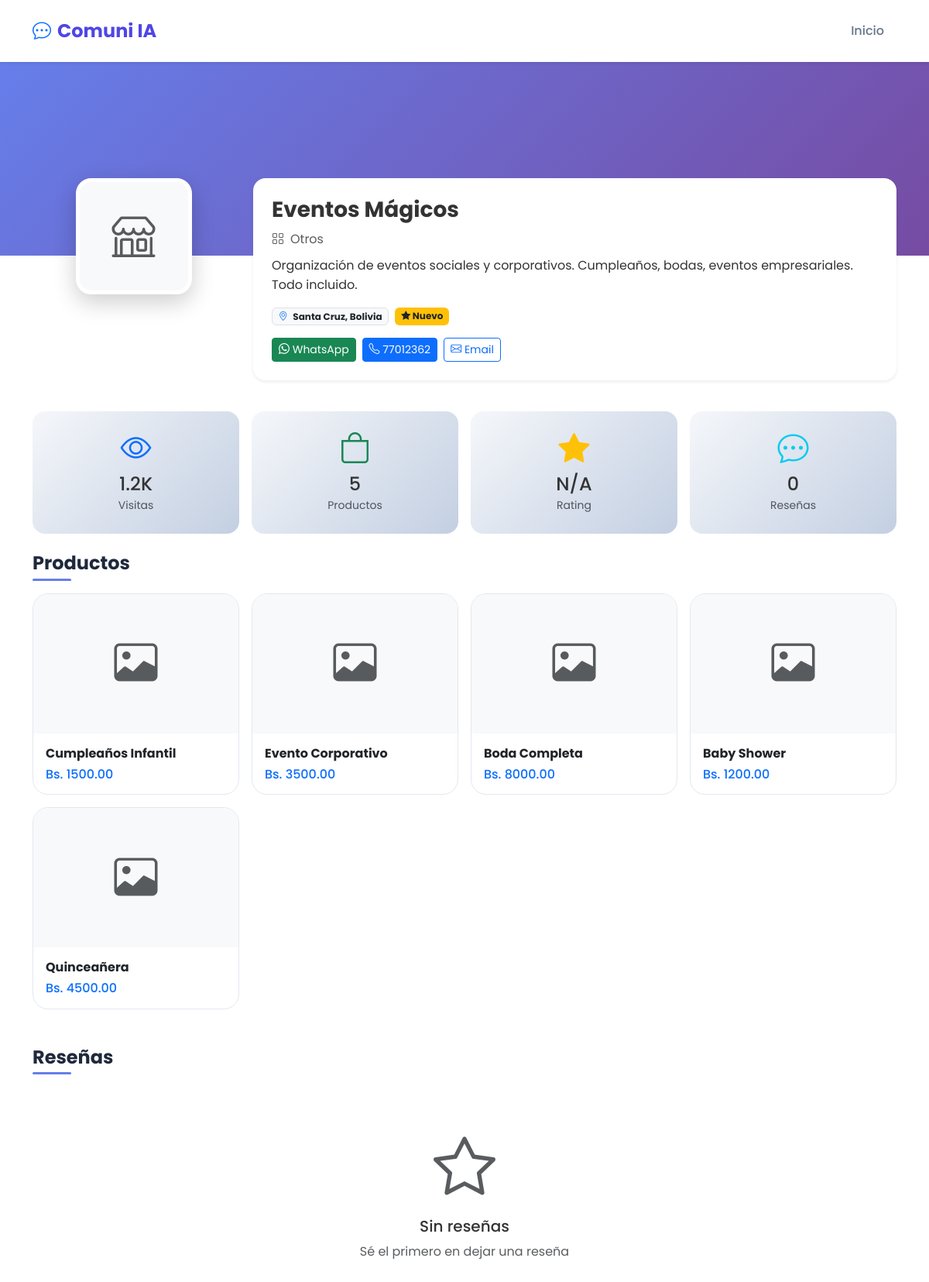
The app's page /profile/22 with its own data.
### app.py (models this page shows)
class Business(db.Model):
    __tablename__ = 'businesses'
    id = db.Column(db.Integer, primary_key=True)
    name = db.Column(db.String(160), nullable=False)
    description = db.Column(db.Text, nullable=False)
    logo = db.Column(db.String(500), nullable=True)  # Ruta relativa a static/uploads
    location = db.Column(db.String(160), nullable=False, default="Santa Cruz, Bolivia")
    category = db.Column(db.String(100), nullable=False, default="Servicios")
    phone = db.Column(db.String(20), nullable=True)
    latitude = db.Column(db.Float, nullable=True)
    longitude = db.Column(db.Float, nullable=True)
    email = db.Column(db.String(120), nullable=True)
    whatsapp = db.Column(db.String(20), nullable=True)
    reviews = db.relationship('Review', backref='business', lazy=True, cascade="all, delete-orphan")
    products = db.relationship('Product', backref='business', lazy=True, cascade="all, delete-orphan")

class Product(db.Model):
    __tablename__ = 'products'
    id = db.Column(db.Integer, primary_key=True)
    business_id = db.Column(db.Integer, db.ForeignKey('businesses.id'), nullable=False)
    name = db.Column(db.String(160), nullable=False)
    price = db.Column(db.Float, nullable=False)
    image_url = db.Column(db.String(500), nullable=True)  # Ruta relativa a static/uploads

### app.py (the view)
@app.route('/profile/<int:id>', strict_slashes=False)
def profile(id):
    business = Business.query.get_or_404(id)
    products = Product.query.filter_by(business_id=id).all()
    reviews_query = Review.query.filter_by(business_id=id).order_by(Review.created_at.desc()).all()
    avg_rating = db.session.query(db.func.avg(Review.rating)).filter_by(business_id=id).scalar() or 0
    is_owner = False
    if 'user_id' in session:
        user = User.query.get(session['user_id'])
        if user and user.business_id == id:
            is_owner = True
    return render_template('profile.html', business=business, products=products,
                         reviews=[r.to_dict() for r in reviews_query],
                         avg_rating=round(avg_rating, 1),
                         is_owner=is_owner)

### templates/profile.html (shortened to what this page needs)
<!doctype html>
<html lang="es">
<head>
  <link href="https://cdn.jsdelivr.net/npm/bootstrap@5.3.3/dist/css/bootstrap.min.css" rel="stylesheet"/>
  <link href="{{ url_for('static', filename='css/styles.css') }}" rel="stylesheet"/>
  <link rel="stylesheet" href="https://cdn.jsdelivr.net/npm/bootstrap-icons@1.11.3/font/bootstrap-icons.css">
  <link rel="stylesheet" href="https://unpkg.com/leaflet@1.9.4/dist/leaflet.css"/>
</head>
<body data-business-id="{{ business.id }}" data-is-owner="{{ 'true' if is_owner else 'false' }}" data-latitude="{{ business.latitude or '' }}" data-longitude="{{ business.longitude or '' }}">
<nav class="navbar navbar-expand-lg navbar-light bg-white shadow-sm sticky-top">
  <div class="container">
    <a class="navbar-brand fw-bold" href="{{ url_for('home') }}">
      <i class="bi bi-chat-dots text-primary me-2"></i>Comuni IA
    </a>
    <div class="collapse navbar-collapse" id="navbarNavProfile">
      <ul class="navbar-nav ms-auto align-items-lg-center">
        <li class="nav-item"><a href="{{ url_for('home') }}" class="nav-link">Inicio</a></li>
      </ul>
    </div>
  </div>
</nav>
<div class="profile-banner"></div>
<div class="container pb-5">
  <div class="profile-header">
    <div class="row">
      <div class="col-md-3 text-center mb-3 position-relative">
        {% if business.logo %}
        <img src="{{ url_for('static', filename='uploads/' + business.logo) }}" class="profile-avatar mx-auto">
        {% else %}
        <div class="profile-avatar mx-auto d-flex align-items-center justify-content-center bg-light">
          <i class="bi bi-shop display-4 text-muted"></i>
        </div>
        {% endif %}
      </div>
      <div class="col-md-9">
        <div class="bg-white rounded-4 shadow-sm p-4">
          <div class="d-flex justify-content-between align-items-start">
            <h1 class="h3 fw-bold mb-2">{{ business.name }}</h1>
          </div>
          <p class="text-muted mb-2"><i class="bi bi-grid me-2"></i>{{ business.category }}</p>
          <p class="mb-3">{{ business.description }}</p>
          <div class="d-flex gap-2 flex-wrap mb-3">
            <span class="badge bg-light text-dark border"><i class="bi bi-geo-alt text-primary me-1"></i> {{ business.location }}</span>
            <span class="badge bg-warning text-dark"><i class="bi bi-star-fill"></i> {{ avg_rating if avg_rating > 0 else 'Nuevo' }}</span>
          </div>
          <div class="d-flex gap-2 flex-wrap">
            {% if business.whatsapp %}
            <a href="https://wa.me/{{ business.whatsapp }}" target="_blank" class="btn btn-success btn-sm">
              <i class="bi bi-whatsapp"></i> WhatsApp
            </a>
            {% endif %}
            {% if business.phone %}
            <a href="tel:{{ business.phone }}" class="btn btn-primary btn-sm">
              <i class="bi bi-telephone"></i> {{ business.phone }}
            </a>
            {% endif %}
            {% if business.email %}
            <a href="mailto:{{ business.email }}" class="btn btn-outline-primary btn-sm">
              <i class="bi bi-envelope"></i> Email
            </a>
            {% endif %}
          </div>
        </div>
      </div>
    </div>
  </div>
  <div class="row g-3 my-4">
    <div class="col-md-3 col-6">
      <div class="stats-box">
        <i class="bi bi-eye display-6 text-primary"></i>
        <h4 class="mt-2 mb-0">1.2K</h4>
        <small class="text-muted">Visitas</small>
      </div>
    </div>
    <div class="col-md-3 col-6">
      <div class="stats-box">
        <i class="bi bi-bag display-6 text-success"></i>
        <h4 class="mt-2 mb-0">{{ products|length }}</h4>
        <small class="text-muted">Productos</small>
      </div>
    </div>
    <div class="col-md-3 col-6">
      <div class="stats-box">
        <i class="bi bi-star-fill display-6 text-warning"></i>
        <h4 class="mt-2 mb-0">{{ avg_rating if avg_rating > 0 else 'N/A' }}</h4>
        <small class="text-muted">Rating</small>
      </div>
    </div>
    <div class="col-md-3 col-6">
      <div class="stats-box">
        <i class="bi bi-chat-dots display-6 text-info"></i>
        <h4 class="mt-2 mb-0">{{ reviews|length }}</h4>
        <small class="text-muted">Reseñas</small>
      </div>
    </div>
  </div>
  <section class="mb-5">
    <div class="d-flex justify-content-between align-items-center mb-3">
      <h2 class="section-title mb-0">Productos</h2>
    </div>
    <div id="products-list" class="row g-3">
      {% if products %}
        {% for product in products %}
        <div class="col-lg-3 col-md-4 col-6">
          <div class="card product-card-new h-100">
            {% if product.image_url %}
            <img src="{{ url_for('static', filename='uploads/' + product.image_url) }}" class="product-img-new">
            {% else %}
            <div class="product-img-new bg-light d-flex align-items-center justify-content-center">
              <i class="bi bi-image display-4 text-muted"></i>
            </div>
            {% endif %}
            <div class="card-body p-3">
              <h6 class="fw-bold mb-2">{{ product.name }}</h6>
              <div class="d-flex justify-content-between align-items-center">
                <span class="h6 text-primary mb-0">Bs. {{ "%.2f"|format(product.price) }}</span>
              </div>
            </div>
          </div>
        </div>
        {% endfor %}
      {% else %}
      <div class="col-12 text-center py-5">
        <i class="bi bi-bag-x display-1 text-muted"></i>
        <h5 class="mt-3">No hay productos</h5>
        <p class="text-muted">{% if is_owner %}Agrega tu primer producto{% else %}Este negocio no tiene productos aún{% endif %}</p>
      </div>
      {% endif %}
    </div>
  </section>
  <section>
    <h2 class="section-title">Reseñas</h2>
    <div class="row g-3">
      {% if reviews %}
        {% for review in reviews %}
        <div class="col-md-6">
          <div class="review-box">
            <div class="d-flex justify-content-between mb-2">
              <h6 class="fw-bold mb-0"><i class="bi bi-person-circle text-primary me-2"></i>{{ review.author }}</h6>
              <small class="text-muted">{{ review.created_at }}</small>
            </div>
            <div class="text-warning mb-2">
              {% for i in range(review.rating) %}<i class="bi bi-star-fill"></i>{% endfor %}
              {% for i in range(5 - review.rating) %}<i class="bi bi-star"></i>{% endfor %}
            </div>
            <p class="text-muted mb-0">{{ review.comment }}</p>
          </div>
        </div>
        {% endfor %}
      {% else %}
      <div class="col-12 text-center py-5">
        <i class="bi bi-star display-1 text-muted"></i>
        <h5 class="mt-3">Sin reseñas</h5>
        <p class="text-muted">Sé el primero en dejar una reseña</p>
      </div>
      {% endif %}
    </div>
  </section>
</div>
</body>
</html>

### static/css/styles.css (style rules this page uses)
* { margin:0; padding:0; box-sizing:border-box; }
body { font-family: 'Poppins', sans-serif; line-height: 1.6; color: #333; }
:root { --primary: #4F46E5; --secondary: #10B981; --success: #059669; --light: #F8FAFC; --dark: #1E293B; --gradient: linear-gradient(135deg, #4F46E5 0%, #7C3AED 100%); }
.navbar { background: rgba(255,255,255,0.95) !important; backdrop-filter: blur(10px); box-shadow: 0 2px 20px rgba(0,0,0,0.1); padding: 1rem 0; }
.navbar-brand { font-weight: 700; font-size: 1.5rem; color: var(--primary) !important; }
.nav-link { font-weight: 500; color: #64748B !important; margin: 0 0.5rem; transition: all 0.3s ease; }
.card { border-radius: 20px !important; }
.btn { transition: all 0.3s ease; }
.card { transition: all 0.3s ease; }
.badge { transition: all 0.3s ease; }

### templates/profile.html (style rules this page uses)
.profile-banner { background: linear-gradient(135deg, #667eea 0%, #764ba2 100%); height: 250px; position: relative; }
.profile-header { margin-top: -100px; position: relative; z-index: 10; }
.profile-avatar { width: 150px; height: 150px; border-radius: 20px; border: 5px solid white; box-shadow: 0 10px 30px rgba(0,0,0,0.2); object-fit: cover; background: white; }
.stats-box { background: linear-gradient(135deg, #f5f7fa 0%, #c3cfe2 100%); border-radius: 16px; padding: 1.5rem; text-align: center; transition: transform 0.3s ease; }
.product-card-new { border-radius: 16px; overflow: hidden; border: 1px solid #e2e8f0; transition: all 0.3s ease; }
.product-img-new { height: 180px; object-fit: cover; width: 100%; }
.section-title { font-size: 1.5rem; font-weight: 700; color: #1e293b; margin-bottom: 1.5rem; position: relative; padding-bottom: 0.5rem; }
.section-title::after { content: ''; position: absolute; bottom: 0; left: 0; width: 50px; height: 3px; background: #667eea; border-radius: 2px; }

### records on screen
Business: name "Eventos Mágicos", category "Otros", description "Organización de eventos sociales y corporativos. Cumpleaños, bodas, eventos empresariales. Todo incluido.", location "Santa Cruz, Bolivia", phone "77012362"
Product: name "Cumpleaños Infantil", price "1500.00"
Product: name "Evento Corporativo", price "3500.00"
Product: name "Boda Completa", price "8000.00"
Product: name "Baby Shower", price "1200.00"
Product: name "Quinceañera", price "4500.00"

### other values on screen
{{ avg_rating if avg_rating > 0 else 'Nuevo' }} "Nuevo"
{{ products|length }} "5"
{{ avg_rating if avg_rating > 0 else 'N/A' }} "N/A"
{{ reviews|length }} "0"
